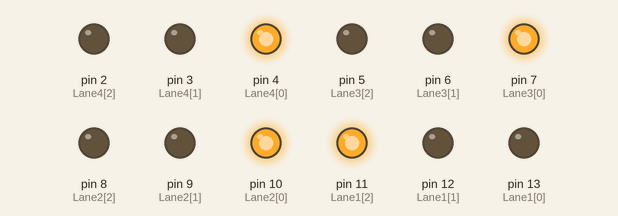
Bench run of a sketch on a simulated Arduino Uno, built with avr-gcc and run on an emulated ATmega328P. Parts: output pins drawn as LEDs (lit = HIGH).

Above: at 1.5 s.
At 3.3 s:
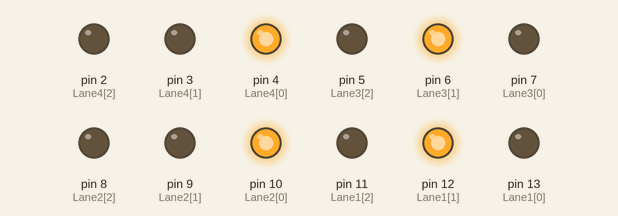
At 5.2 s:
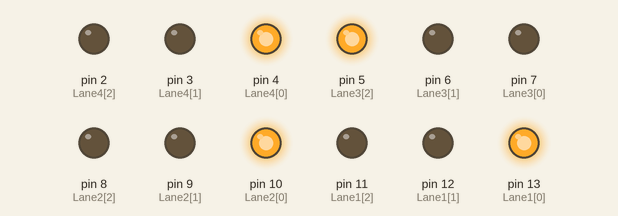
At 7.0 s:
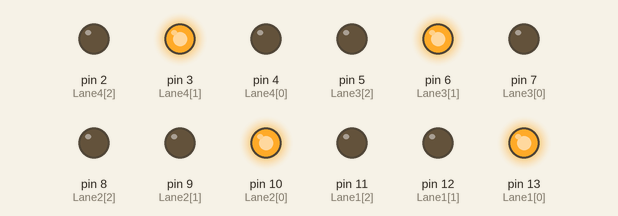
At 8.9 s:
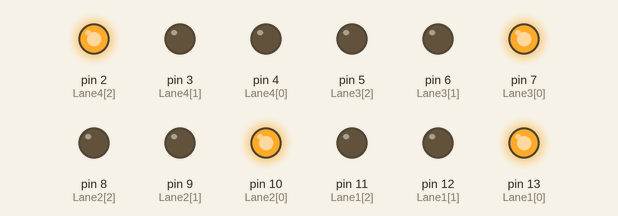
At 12.6 s:
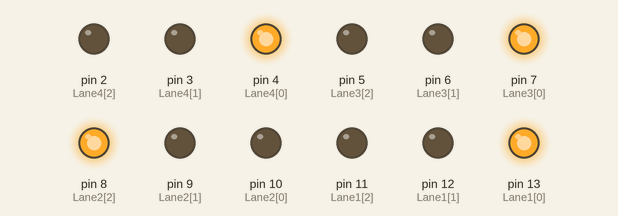
Timing chart, 0 to 17.0 s (numbered marks = the images above):
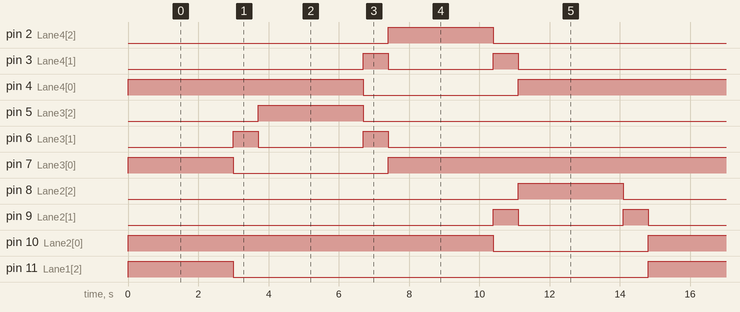

The sketch:

traffic_light.ino
```cpp
int Lane1[] = {13, 12, 11}; // Lane 1, Red, Yellow, Green
int Lane2[] = {10, 9, 8}; // Lane 2, Red, Yellow, Green
int Lane3[] = {7, 6, 5}; // Lane 3, Red, Yellow, Green
int Lane4[] = {4, 3, 2}; // Lane 4, Red, Yellow, Green

int Gotime = 3000;
int waitTime = 700;

void setup() {
  // put your setup code here, to run once:

  for (int i = 0; i < 3; i++)
  {
    pinMode(Lane1[i], OUTPUT);
    pinMode(Lane2[i], OUTPUT);
    pinMode(Lane3[i], OUTPUT);
    pinMode(Lane4[i], OUTPUT);
  }

  for (int i = 0; i < 3; i++)
  {
    digitalWrite(Lane1[i], LOW);
    digitalWrite(Lane2[i], LOW);
    digitalWrite(Lane3[i], LOW);
    digitalWrite(Lane4[i], LOW);
  }

}

void loop() {
  // put your main code here, to run repeatedly:

  //Lane 1
  digitalWrite(Lane1[2], HIGH);
  digitalWrite(Lane2[0], HIGH);
  digitalWrite(Lane3[0], HIGH);
  digitalWrite(Lane4[0], HIGH);
  delay(Gotime);
  digitalWrite(Lane1[2], LOW);
  digitalWrite(Lane3[0], LOW);
  digitalWrite(Lane1[1], HIGH);
  digitalWrite(Lane3[1], HIGH);
  delay(waitTime);

  //Lane 3
  digitalWrite(Lane1[1], LOW);
  digitalWrite(Lane3[1], LOW);
  digitalWrite(Lane1[0], HIGH);
  digitalWrite(Lane3[2], HIGH);
  delay(Gotime);
  digitalWrite(Lane3[2], LOW);
  digitalWrite(Lane4[0], LOW);
  digitalWrite(Lane3[1], HIGH);
  digitalWrite(Lane4[1], HIGH);
  delay(waitTime);

  //Lane 4
  digitalWrite(Lane3[1], LOW);
  digitalWrite(Lane4[1], LOW);
  digitalWrite(Lane3[0], HIGH);
  digitalWrite(Lane4[2], HIGH);
  delay(Gotime);
  digitalWrite(Lane4[2], LOW);
  digitalWrite(Lane2[0], LOW);
  digitalWrite(Lane4[1], HIGH);
  digitalWrite(Lane2[1], HIGH);
  delay(waitTime);

  //Lane 2
  digitalWrite(Lane4[1], LOW);
  digitalWrite(Lane2[1], LOW);
  digitalWrite(Lane4[0], HIGH);
  digitalWrite(Lane2[2], HIGH);
  delay(Gotime);
  digitalWrite(Lane2[2], LOW);
  digitalWrite(Lane1[0], LOW);
  digitalWrite(Lane2[1], HIGH);
  digitalWrite(Lane1[1], HIGH);
  delay(waitTime);
  digitalWrite(Lane2[1], LOW);
  digitalWrite(Lane1[1], LOW);

}
```

Measured:
- by itself, pin 2 (Lane4[2]), pin 5 (Lane3[2]), pin 8 (Lane2[2]), pin 11 (Lane1[2]): alternates HIGH for 3.0 s and LOW for 11.8 s
- by itself, pin 3 (Lane4[1]), pin 6 (Lane3[1]): repeats every 14.8 s: LOW 3.0 s, HIGH 0.70 s, LOW 10.4 s, HIGH 0.70 s
- by itself, pin 4 (Lane4[0]), pin 7 (Lane3[0]): repeats every 14.8 s: LOW 4.4 s, HIGH 10.4 s
- by itself, pin 9 (Lane2[1]): LOW → HIGH at 10.4 s, → LOW 0.70 s later, → HIGH 3.0 s later, → LOW 0.70 s later, … (8 changes in this stretch)
- by itself, pin 10 (Lane2[0]), pin 13 (Lane1[0]): alternates HIGH for 10.4 s and LOW for 4.4 s
- by itself, pin 12 (Lane1[1]): repeats every 14.8 s: LOW 10.4 s, HIGH 0.70 s, LOW 3.0 s, HIGH 0.70 s
